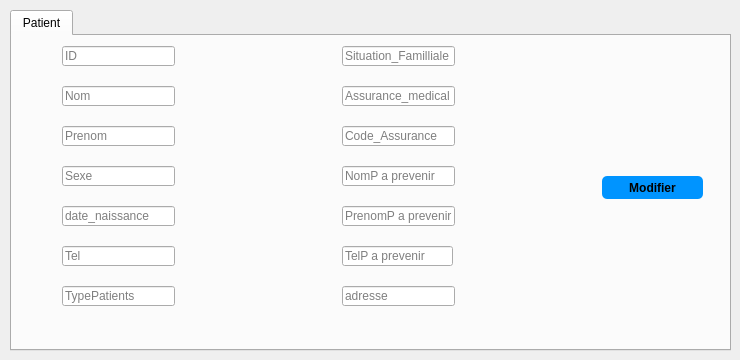
        <widget class="QWidget" name="tab_9">
         <attribute name="title">
          <string>modifier</string>
         </attribute>
         <widget class="QTabWidget" name="tabWidget_9">
          <property name="geometry">
           <rect>
            <x>10</x>
            <y>10</y>
            <width>721</width>
            <height>341</height>
           </rect>
          </property>
          <property name="currentIndex">
           <number>0</number>
          </property>
          <widget class="QWidget" name="tab_6">
           <attribute name="title">
            <string>Patient</string>
           </attribute>
           <widget class="QLineEdit" name="Nom_2">
            <property name="geometry">
             <rect>
              <x>50</x>
              <y>50</y>
              <width>113</width>
              <height>20</height>
             </rect>
            </property>
            <property name="readOnly">
             <bool>false</bool>
            </property>
            <property name="placeholderText">
             <string>Nom</string>
            </property>
           </widget>
           <widget class="QLineEdit" name="TypePatients_2">
            <property name="geometry">
             <rect>
              <x>50</x>
              <y>250</y>
              <width>113</width>
              <height>20</height>
             </rect>
            </property>
            <property name="readOnly">
             <bool>false</bool>
            </property>
            <property name="placeholderText">
             <string>TypePatients</string>
            </property>
           </widget>
           <widget class="QLineEdit" name="ID_2">
            <property name="geometry">
             <rect>
              <x>50</x>
              <y>10</y>
              <width>113</width>
              <height>20</height>
             </rect>
            </property>
            <property name="readOnly">
             <bool>false</bool>
            </property>
            <property name="placeholderText">
             <string>ID</string>
            </property>
           </widget>
           <widget class="QLineEdit" name="AssuranceMed_2">
            <property name="geometry">
             <rect>
              <x>330</x>
              <y>50</y>
              <width>113</width>
              <height>20</height>
             </rect>
            </property>
            <property name="readOnly">
             <bool>false</bool>
            </property>
            <property name="placeholderText">
             <string>Assurance_medical</string>
            </property>
           </widget>
           <widget class="QLineEdit" name="Telpap_2">
            <property name="geometry">
             <rect>
              <x>330</x>
              <y>210</y>
              <width>111</width>
              <height>20</height>
             </rect>
            </property>
            <property name="readOnly">
             <bool>false</bool>
            </property>
            <property name="placeholderText">
             <string>TelP a prevenir</string>
            </property>
           </widget>
           <widget class="QLineEdit" name="Prenom_2">
            <property name="geometry">
             <rect>
              <x>50</x>
              <y>90</y>
              <width>113</width>
              <height>20</height>
             </rect>
            </property>
            <property name="readOnly">
             <bool>false</bool>
            </property>
            <property name="placeholderText">
             <string>Prenom</string>
            </property>
           </widget>
           <widget class="QLineEdit" name="Sexe_2">
            <property name="geometry">
             <rect>
              <x>50</x>
              <y>130</y>
              <width>113</width>
              <height>20</height>
             </rect>
            </property>
            <property name="readOnly">
             <bool>false</bool>
            </property>
            <property name="placeholderText">
             <string>Sexe</string>
            </property>
           </widget>
           <widget class="QLineEdit" name="Tel_2">
            <property name="geometry">
             <rect>
              <x>50</x>
              <y>210</y>
              <width>113</width>
              <height>20</height>
             </rect>
            </property>
            <property name="readOnly">
             <bool>false</bool>
            </property>
            <property name="placeholderText">
             <string>Tel</string>
            </property>
           </widget>
           <widget class="QLineEdit" name="SituationF_2">
            <property name="geometry">
             <rect>
              <x>330</x>
              <y>10</y>
              <width>113</width>
              <height>20</height>
             </rect>
            </property>
            <property name="readOnly">
             <bool>false</bool>
            </property>
            <property name="placeholderText">
             <string>Situation_Familliale</string>
            </property>
           </widget>
           <widget class="QLineEdit" name="CodeAssurance_2">
            <property name="geometry">
             <rect>
              <x>330</x>
              <y>90</y>
              <width>113</width>
              <height>20</height>
             </rect>
            </property>
            <property name="readOnly">
             <bool>false</bool>
            </property>
            <property name="placeholderText">
             <string>Code_Assurance</string>
            </property>
           </widget>
           <widget class="QLineEdit" name="Adresse_2">
            <property name="geometry">
             <rect>
              <x>330</x>
              <y>250</y>
              <width>113</width>
              <height>20</height>
             </rect>
            </property>
            <property name="readOnly">
             <bool>false</bool>
            </property>
            <property name="placeholderText">
             <string>adresse</string>
            </property>
           </widget>
           <widget class="QLineEdit" name="Nompap_2">
            <property name="geometry">
             <rect>
              <x>330</x>
              <y>130</y>
              <width>113</width>
              <height>20</height>
             </rect>
            </property>
            <property name="readOnly">
             <bool>false</bool>
            </property>
            <property name="placeholderText">
             <string>NomP a prevenir</string>
            </property>
           </widget>
           <widget class="QLineEdit" name="Datenaissance_2">
            <property name="geometry">
             <rect>
              <x>50</x>
              <y>170</y>
              <width>113</width>
              <height>20</height>
             </rect>
            </property>
            <property name="readOnly">
             <bool>false</bool>
            </property>
            <property name="placeholderText">
             <string>date_naissance</string>
            </property>
           </widget>
           <widget class="QLineEdit" name="Prenompap_2">
            <property name="geometry">
             <rect>
              <x>330</x>
              <y>170</y>
              <width>113</width>
              <height>20</height>
             </rect>
            </property>
            <property name="readOnly">
             <bool>false</bool>
            </property>
            <property name="placeholderText">
             <string>PrenomP a prevenir</string>
            </property>
           </widget>
           <widget class="QPushButton" name="pb_modifier_2">
            <property name="geometry">
             <rect>
              <x>590</x>
              <y>140</y>
              <width>101</width>
              <height>23</height>
             </rect>
            </property>
            <property name="styleSheet">
             <string notr="true">QPushButton {
padding: 5px;
border-radius: 5px;
background-color:#0094ff;
font-weight: bold;
}
QPushButton:hover
{
color :white;
}</string>
            </property>
            <property name="text">
             <string>Modifier</string>
            </property>
           </widget>
          </widget>
         </widget>
        </widget>
